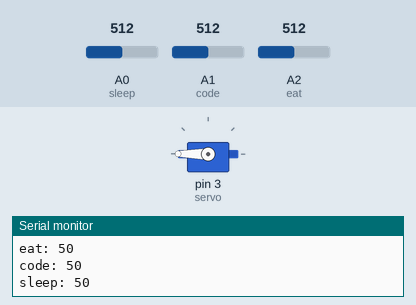
Recording of a sketch running on a simulated Arduino Uno, built with avr-gcc and run on an emulated ATmega328P. Shown: servo, the last lines printed to the serial monitor. The test bench sets the inputs (shaded band); at power-on: A1 (code) = 512, A2 (eat) = 512, A0 (sleep) = 512.

Above: at 1.8 s.
1.9 s: A1 (code) set to 530
At 3.0 s:
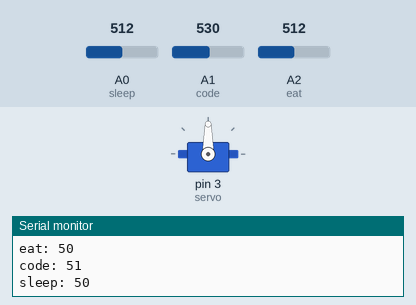
3.5 s: A2 (eat) set to 524
5.2 s: A2 (eat) set to 540
At 6.3 s:
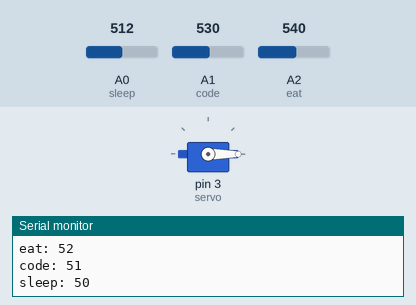
7.5 s: A2 (eat) set to 511
At 9.1 s:
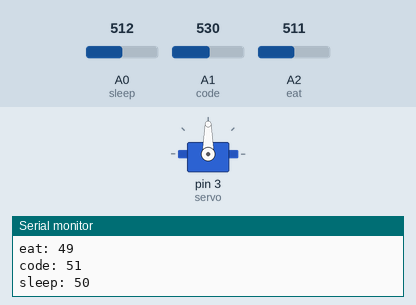
9.5 s: A2 (eat) set to 716
At 10.7 s:
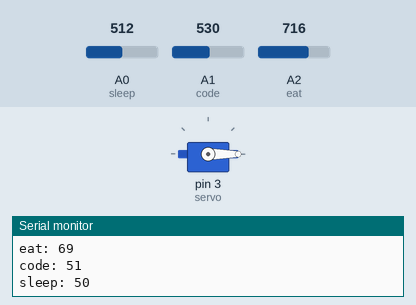
Timing chart, 0 to 12.5 s (numbered marks = the images above; inputs shaded):
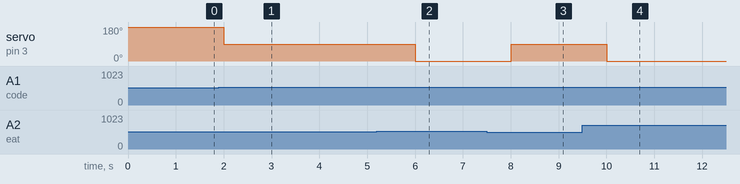

The sketch:

arduino03.ino
```cpp
#include <Servo.h>

Servo servo_motor;
int eat = 2;
int code = 1;
int sleep = 0;
int servo = 3;

constexpr int eat_degrees = 0;
constexpr int code_degrees = 90;
constexpr int sleep_degrees = 180;

#define INITIAL_POS 0

void setup()
{
	Serial.begin(9600);
  servo_motor.attach(servo);
  servo_motor.write(INITIAL_POS);
}

int to_percent(int val)
{
  return (map(val, 0, 1023, 0, 100));
}

void  print(char *str, int sensor_val)
{
  Serial.print(str);
  Serial.println(sensor_val);
}

int read_and_compare()
{
    int eat_output = analogRead(eat);
    int code_output = analogRead(code);
    int sleep_output = analogRead(sleep);
    print("eat: ", to_percent(eat_output));
    print("code: ", to_percent(code_output));
    print("sleep: ", to_percent(sleep_output));
    if (eat_output > code_output && eat_output > sleep_output)
      return (eat_degrees);
    else if (code_output > sleep_output)
      return (code_degrees);
    else
      return (sleep_degrees);
}

void loop()
{
  int degree = read_and_compare();
  servo_motor.write(degree);
  delay(1000);
}
```

Measured:
- the behaviour switches between 512 and 513 on A1 (code) (found by bisection; images 0 and 1)
- the behaviour switches between 530 and 531 on A2 (eat) (found by bisection; images 1 and 2)
- after the input at 1.9 s, servo on pin 3 (servo): 180° → 90° after 0.10 s
- after the input at 5.2 s, servo on pin 3 (servo): 90° → 0° after 0.81 s
- after the input at 7.5 s, servo on pin 3 (servo): 0° → 90° after 0.51 s
- after the input at 9.5 s, servo on pin 3 (servo): 90° → 0° after 0.51 s
